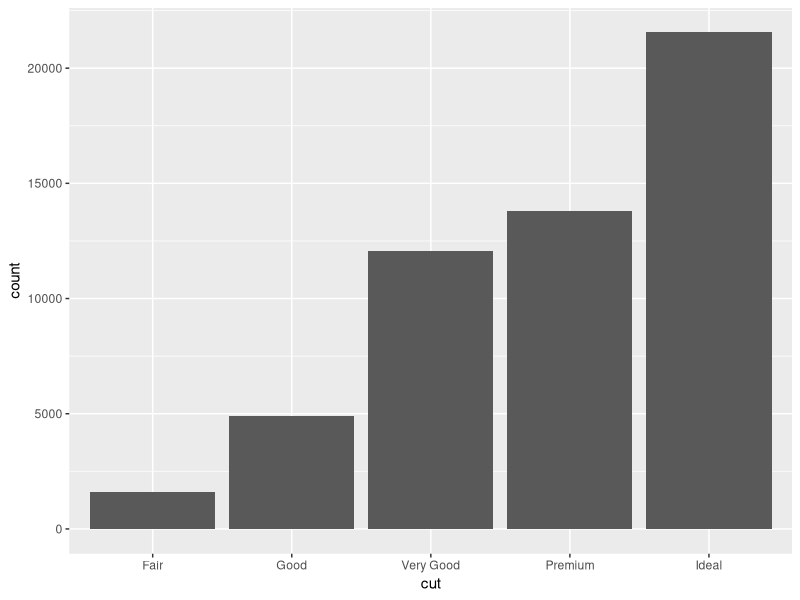
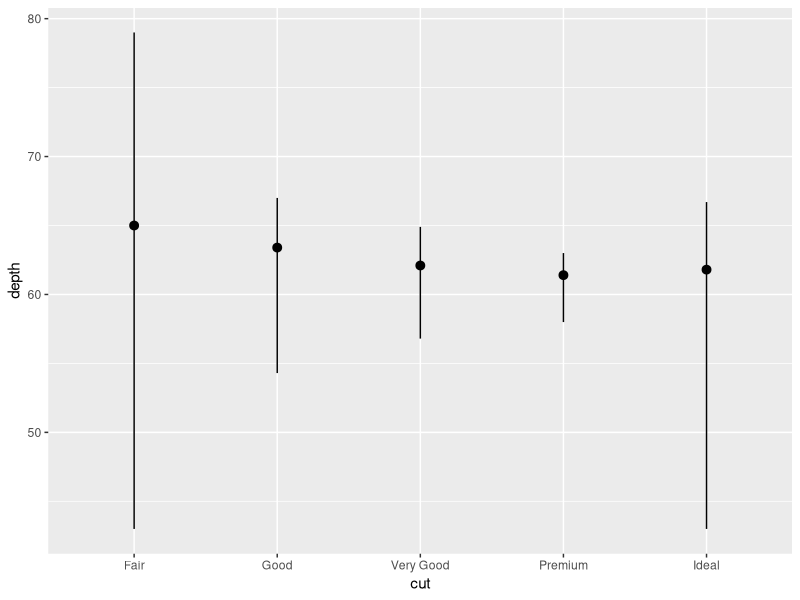
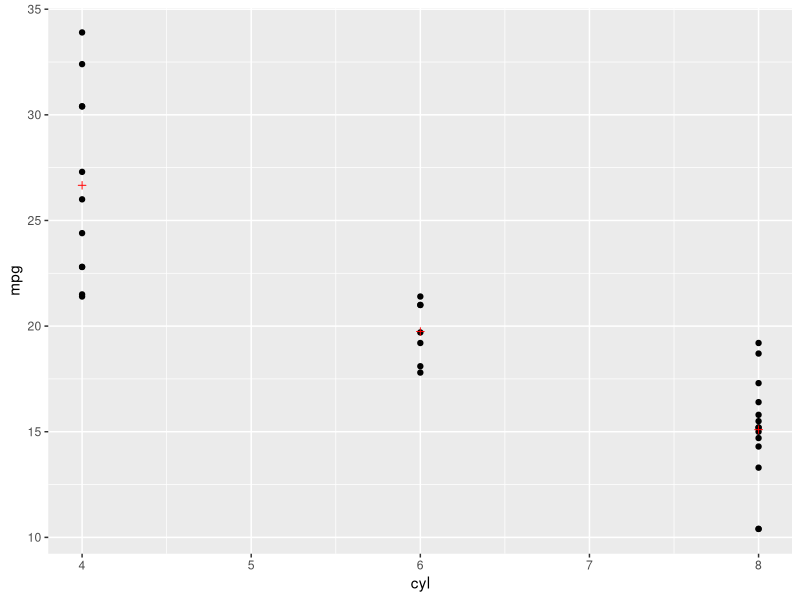
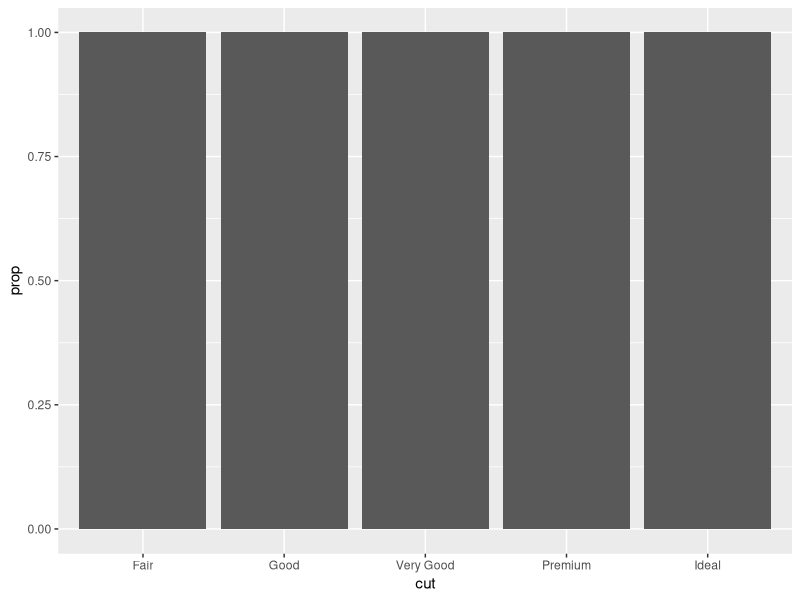
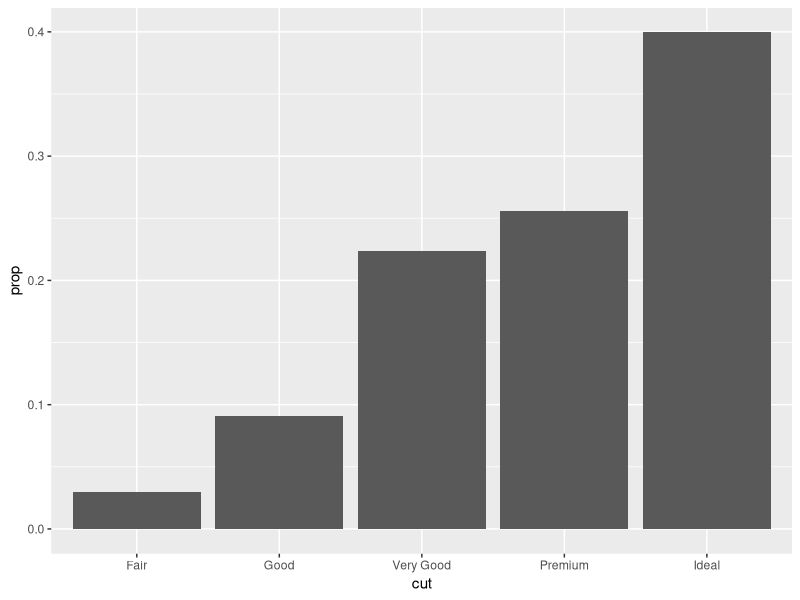
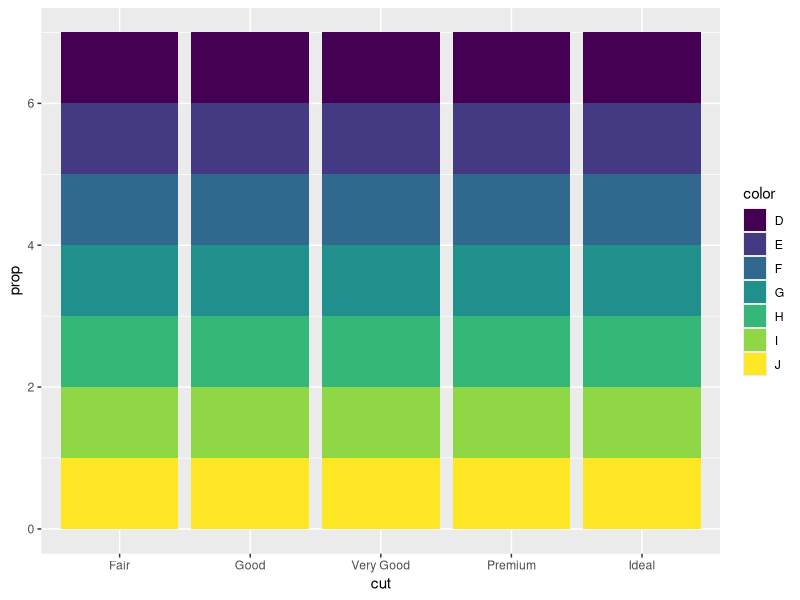
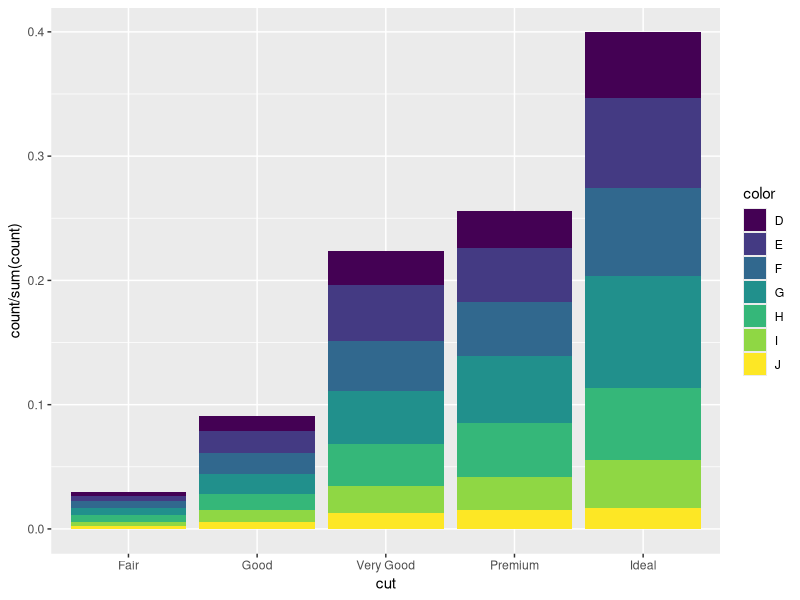
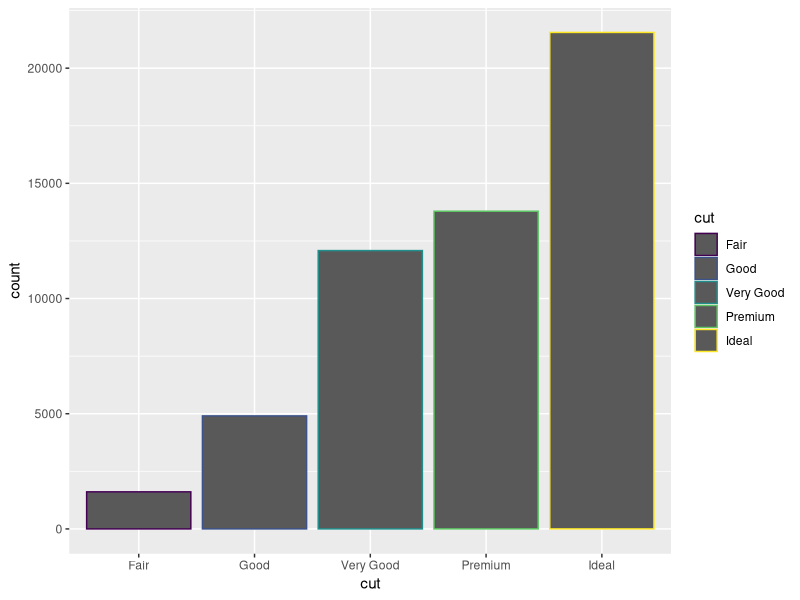

Source code (R) for these figures, in order:
## ---- chunk 1
knitr::opts_chunk$set(echo = TRUE)
## ---- chunk 2
library(tidyverse)
diamonds
## ---- chunk 3
ggplot(data=diamonds) +
  geom_bar(mapping=aes(x=cut))
## ---- chunk 4
ggplot(data=diamonds) +
  stat_summary(
    mapping = aes(x=cut,y=depth),
    fun.ymin = min,
    fun.ymax = max,
    fun.y = median
  )
## ---- chunk 5
d= ggplot(mtcars, aes(cyl,mpg)) + geom_point()
d + stat_summary(fun.y="mean", colour="red", shape=3,
                 geom="point")
## ---- chunk 6
#1

#2 
ggplot(data=diamonds) +
  geom_bar(mapping = aes(x=cut, y=..prop..))
ggplot(data=diamonds) +
  geom_bar(mapping = aes(x=cut, y=..prop.., group=1))

#3
ggplot(data=diamonds)+
  geom_bar(mapping=aes(x=cut, fill=color, y=..prop..))
#각 color별 percent알 수 있다
ggplot(data=diamonds)+
  geom_bar(aes(x=cut,y=..count../sum(..count..),fill=color))

## ---- chunk 7
ggplot(data=diamonds) +
   geom_bar(mapping=aes(x=cut, colour=cut)) #boundary

ggplot(data=diamonds) +
   geom_bar(mapping=aes(x=cut, fill=cut))

ggplot(data=diamonds) +
   geom_bar(mapping=aes(x=cut, colour=cut))
## ---- chunk 8
# 각group별 boxplot 따로 따로
ggplot(data=mpg, aes(x=drv, y=hwy, colour=class)) +
   geom_boxplot()

# 각 group별 상자그림 겹쳐져서 확인 - drv별 전체 분포를 알기 쉽ㄷ
ggplot(data=mpg, aes(x=drv, y=hwy, colour=class)) +
   geom_boxplot(position = "identity")
## ---- chunk 9
#x,y축 뒤집어줌
ggplot(data=mpg, aes(x=class, y=hwy)) +
   geom_boxplot()+ coord_flip()
## ---- chunk 10
library(maps)

#coord_quickmap - 그림을 알맞게 조정


#coord_polar - 원형으로 퍼지는 형태
## ---- chunk 11
#1 데이터에 따라 무슨 형태의 그림으로 보여줄지 생각해볼 필요 
#drv에 대해서만 그래프 그릴 수 있다(factor(1))
ggplot(mpg, aes(x=factor(1), fill=drv)) +
  geom_bar() + coord_polar()

#pie-chart형태
ggplot(mpg, aes(x=factor(1), fill=drv)) +
  geom_bar(width=1) + coord_polar(theta='y')

#이그림은 되도록 안그리는게 좋음
ggplot(mpg, aes(x=factor(1), fill=drv)) +
  geom_bar(width=1) + coord_polar()

#2 xlab(),ylab(),ggtitle()로 적어도 됨
ggplot(data=mpg, mapping=aes(x=class, y=hwy)) +
  geom_boxplot() + coord_flip() +
  labs(y="Highway MPG",
       x="Class",
       title="Highway MPG by car class",
       subtitle = "1999-2008",
       caption="Source: http://fueleconomy.gov")
